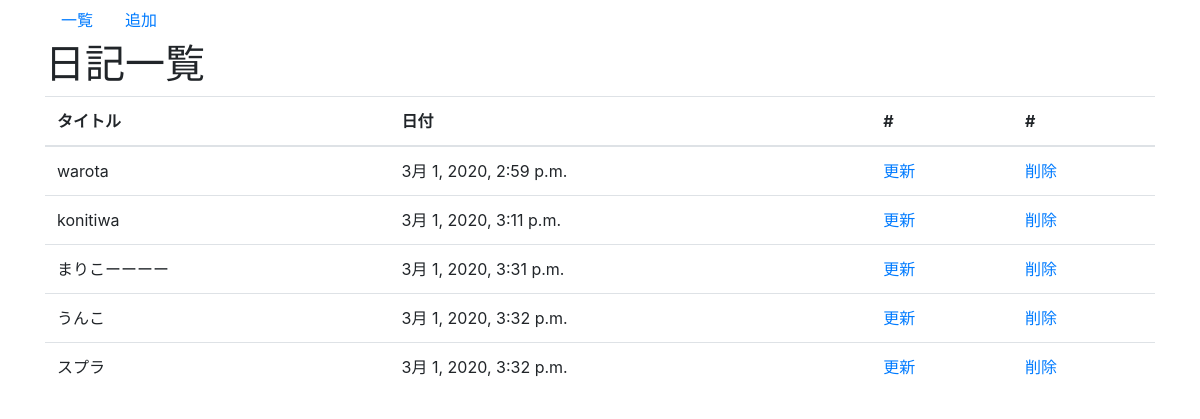
/diary/, run on an earlier commit of the app's database.
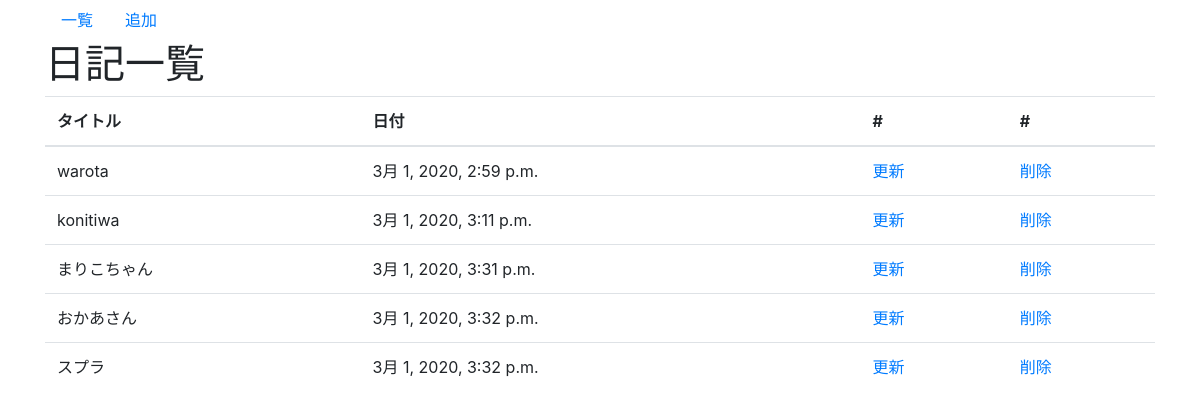
And on a later commit of the database.
### diary/models.py (models this page shows)
class Day(models.Model):
	title = models.CharField('タイトル', max_length=200)
	text = models.TextField('本文')
	date = models.DateTimeField('日付', default=timezone.now)

### diary/views.py (the view)
# urls.py: path('', views.index, name='index'), #/diary/index
def index(request):
	context = {
		'day_list':Day.objects.all(),
	}
	return render(request, 'diary/day_list.html', context)

### diary/templates/diary/day_list.html
{% extends 'diary/base.html' %}
{% block content %}
<h1>日記一覧</h1>
<table class="table">
  <thead>
    <tr>
	  <th>タイトル</th>
	  <th>日付</th>
	  <th>#</th>
	  <th>#</th>
	</tr>
  </thead>
  <tbody>
    {% for day in day_list %}
	<tr>
      <td>{{ day.title }}</td>
	  <td>{{ day.date }}</td>
	  <td><a href="{% url 'diary:update' day.pk %}">更新</a></td>
	  <td><a href="{% url 'diary:delete' day.pk %}">削除</a></td>
	</tr>
  {% endfor %}
  </tbody>
</table>
{% endblock %}

What changed in the data, as far as the page shows it:
changed Day: title "まりこーーーー" → "まりこちゃん"
changed Day: title "うんこ" → "おかあさん"
